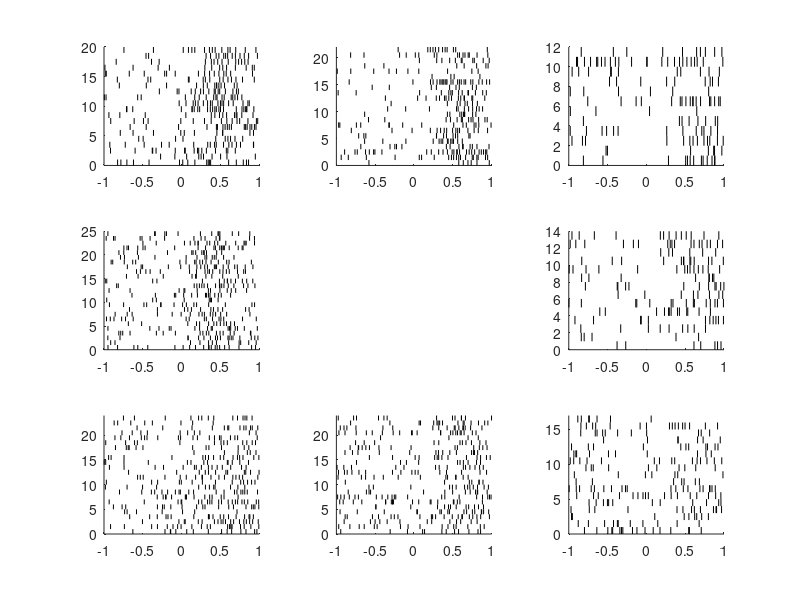

MATLAB code to generate this figure: (Note: this script raises an error after producing the figure.)
%BME6360 Project 2
%Jacey Davies

clear;
close all;
clc;

%Loading the Project 2 data
load Project2.mat;

%Putting the neuronal spike times into separate vectors
neuron1 = neuron(1).times;
neuron2 = neuron(2).times;

%Plotting the rasterplot for neuron 1 
figure(1)
graph = [6 3 2 1 4 7 8 9];
for i = 1:8 %for all directions
indDir = find(direction==i);
numTrials = length(indDir);
subplot(3,3,graph(i));hold on;
for j = 1:numTrials
%Here you must find the spikeTimes 1sec before and after for each trial given direction i
spikeTimes = (neuron1(find(neuron1>go(indDir(j))-1 & neuron1<go(indDir(j))+1))-go(indDir(j)))';
n = length(spikeTimes);
plot([spikeTimes; spikeTimes], [ones(1,n)*j-1; ones(1,n)*j],'k-');
end
xlim([-1 1]);
ylim([0 numTrials]);
hold off;
end

han=axes(figure(1),'visible','off'); 
han.XLabel.Visible='on';
han.YLabel.Visible='on';
ylabel(han,'Trial Number');
xlabel(han,'Time(sec)');

%Plotting the rasterplot for neuron 2 
figure(2)
graph = [6 3 2 1 4 7 8 9];
for i = 1:8 %for all directions
indDir = find(direction==i);
numTrials = length(indDir);
subplot(3,3,graph(i));hold on;
for j = 1:numTrials
%Here you must find the spikeTimes 1sec before and after for each trial given direction i
spikeTimes = (neuron2(find(neuron2>go(indDir(j))-1 & neuron2<go(indDir(j))+1))-go(indDir(j)))';
n = length(spikeTimes);
plot([spikeTimes; spikeTimes], [ones(1,n)*j-1; ones(1,n)*j],'k-');
end
xlim([-1 1]);
ylim([0 numTrials]);
hold off;
end

han=axes(figure(2),'visible','off'); 
han.XLabel.Visible='on';
han.YLabel.Visible='on';
ylabel(han,'Trial Number');
xlabel(han,'Time(sec)');

%Creating a PETH for neuron 1
bin = .02; % 20 ms bins
win = 1; % 1s window
edgesPeri = -win:bin:win;

figure(3)
for i=1:8
 indDir=find(direction==i); %find trials in a given direction
 numTrials=length(indDir);
 psth = 0;
 subplot(3,3,graph(i));
 hold on;
 for j =1:numTrials
spikeTimes = (neuron1(find(neuron1>go(indDir(j))-1 & neuron1<go(indDir(j))+1))-go(indDir(j)))';
psth=psth+histc(spikeTimes,edgesPeri)'/numTrials/bin; %/numTrials/bin normalizes histogram
 end
 subplot(3,3,graph(i))
 bar(edgesPeri,psth)
 ylim([0 30])
 hold off;
end

han=axes(figure(3),'visible','off'); 
han.XLabel.Visible='on';
han.YLabel.Visible='on';
ylabel(han,'Number of Spikes');
xlabel(han,'Time(sec)');

%Creating a PETH for neuron 2
figure(4)
for i=1:8
 indDir=find(direction==i); %find trials in a given direction
 numTrials=length(indDir);
 psth = 0;
 subplot(3,3,graph(i));
 hold on;
 for j =1:numTrials
spikeTimes = (neuron2(find(neuron2>go(indDir(j))-1 & neuron2<go(indDir(j))+1))-go(indDir(j)))';
psth=psth+histc(spikeTimes,edgesPeri)'/numTrials/bin; %/numTrials/bin normalizes histogram
 end
 subplot(3,3,graph(i))
 bar(edgesPeri,psth)
 ylim([0 30])
 hold off;
end

han=axes(figure(4),'visible','off'); 
han.XLabel.Visible='on';
han.YLabel.Visible='on';
ylabel(han,'Number of Spikes');
xlabel(han,'Time(sec)');

%Finding the firing rate for 1 sec after go cue for neuron 1
spikeCount=zeros(8,1);

for i=1:8
 indDir=find(direction==i); %find trials in a given direction
 numTrials(i)=length(indDir);
    for j =1:numTrials(i)
      centerTime=go(indDir(j)); %to center on start of movement time
      allTimes=neuron1-centerTime; %center spike times
      %spikeCount(i)=spikeCount(i)+sum(allTimes>-1&allTimes<1); %for 2s around go time
      spikeCount(i)=spikeCount(i)+sum(allTimes>=0&allTimes<1); %for 1s after go time
    end  
%divide by the number of trials & bin size (1 s) for a mean firing rate
  spikeCount(i)=spikeCount(i)/numTrials(i);

end

%Graphing the tuning curve for neuron 1
figure(5)
dir_deg = [0 45 90 135 180 225 270 315];

%Line of best fit
coefficients = polyfit(dir_deg, spikeCount, 2); %binomial
xFit = linspace(min(dir_deg), max(dir_deg), 1000);
yFit = polyval(coefficients , xFit);
plot(xFit, yFit, 'r-');

%Actual plot
hold on;
scatter(dir_deg,spikeCount,'filled','k')
xlabel(['Direction of motion (' char(176) ')'])
ylabel('Mean firing rate [Hz]')
ylim([0 12])
xticks([0 45 90 135 180 225 270 315])
xlim([0 315])
hold off;

%Finding the firing rate for 1 sec after go cue for neuron 2
spikeCount=zeros(8,1);

for i=1:8
 indDir=find(direction==i); %find trials in a given direction
 numTrials(i)=length(indDir);
    for j =1:numTrials(i)
      centerTime=go(indDir(j)); %to center on start of movement time
      allTimes=neuron2-centerTime; %center spike times
      %spikeCount(i)=spikeCount(i)+sum(allTimes>-1&allTimes<1); %for 2s around go time
      spikeCount(i)=spikeCount(i)+sum(allTimes>=0&allTimes<1); %for 1s after go time
    end  
%divide by the number of trials & bin size (1 s) for a mean firing rate
  spikeCount(i)=spikeCount(i)/numTrials(i);

end

%Graphing the tuning curve for neuron 2
figure(6)
%Line of best fit
coefficients = polyfit(dir_deg, spikeCount, 2); %binomial
xFit = linspace(min(dir_deg), max(dir_deg), 1000);
yFit = polyval(coefficients , xFit);
plot(xFit, yFit, 'r-');

%Actual plot
hold on;
scatter(dir_deg,spikeCount,'filled','k')
xlabel(['Direction of motion (' char(176) ')'])
ylabel('Mean firing rate [Hz]')
ylim([0 12])
xticks([0 45 90 135 180 225 270 315])
xlim([0 315])
hold off;

